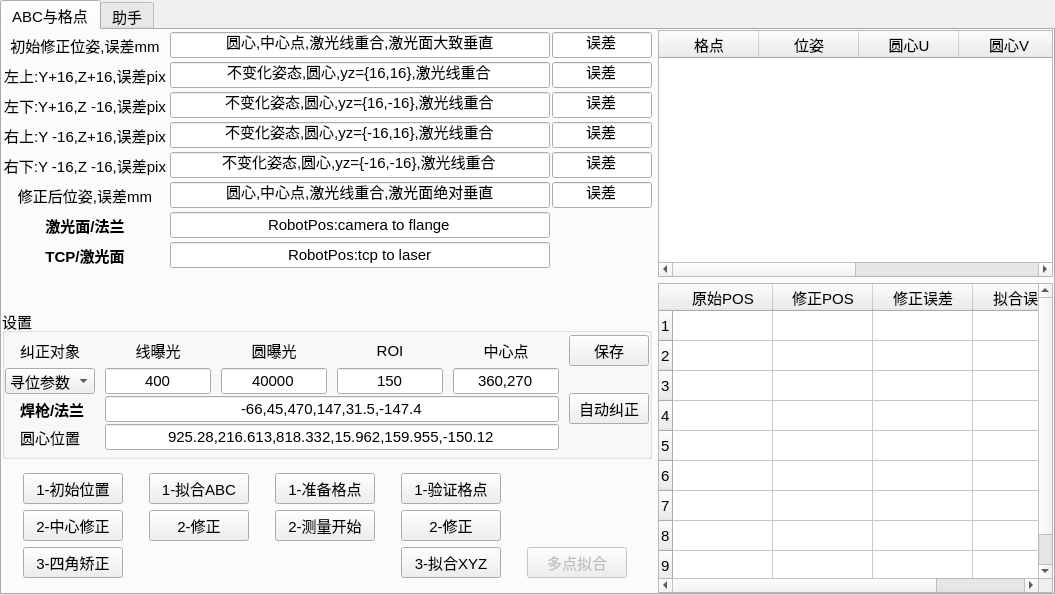
<?xml version="1.0" encoding="UTF-8"?>
<ui version="4.0">
 <class>GridForm</class>
 <widget class="QWidget" name="GridForm">
  <property name="geometry">
   <rect>
    <x>0</x>
    <y>0</y>
    <width>1055</width>
    <height>595</height>
   </rect>
  </property>
  <property name="windowTitle">
   <string>Form</string>
  </property>
  <layout class="QHBoxLayout" name="horizontalLayout">
   <property name="spacing">
    <number>0</number>
   </property>
   <property name="leftMargin">
    <number>0</number>
   </property>
   <property name="topMargin">
    <number>0</number>
   </property>
   <property name="rightMargin">
    <number>0</number>
   </property>
   <property name="bottomMargin">
    <number>0</number>
   </property>
   <item>
    <widget class="QTabWidget" name="tabWidget">
     <property name="font">
      <font>
       <pointsize>11</pointsize>
      </font>
     </property>
     <property name="currentIndex">
      <number>0</number>
     </property>
     <widget class="QWidget" name="tab1">
      <attribute name="title">
       <string>ABC与格点</string>
      </attribute>
      <layout class="QGridLayout" name="gridLayout_3">
       <property name="leftMargin">
        <number>0</number>
       </property>
       <property name="topMargin">
        <number>0</number>
       </property>
       <property name="rightMargin">
        <number>0</number>
       </property>
       <property name="bottomMargin">
        <number>0</number>
       </property>
       <item row="0" column="0">
        <widget class="QWidget" name="widget" native="true">
         <property name="maximumSize">
          <size>
           <width>650</width>
           <height>400</height>
          </size>
         </property>
         <layout class="QGridLayout" name="gridLayout_2">
          <property name="leftMargin">
           <number>0</number>
          </property>
          <property name="topMargin">
           <number>0</number>
          </property>
          <property name="rightMargin">
           <number>0</number>
          </property>
          <property name="bottomMargin">
           <number>0</number>
          </property>
          <property name="spacing">
           <number>2</number>
          </property>
          <item row="5" column="2">
           <widget class="QLineEdit" name="editdis5">
            <property name="maximumSize">
             <size>
              <width>100</width>
              <height>16777215</height>
             </size>
            </property>
            <property name="font">
             <font>
              <pointsize>11</pointsize>
             </font>
            </property>
            <property name="text">
             <string>误差</string>
            </property>
            <property name="alignment">
             <set>Qt::AlignCenter</set>
            </property>
           </widget>
          </item>
          <item row="7" column="0">
           <widget class="QLabel" name="label_17">
            <property name="font">
             <font>
              <pointsize>11</pointsize>
              <weight>75</weight>
              <bold>true</bold>
             </font>
            </property>
            <property name="text">
             <string>TCP/激光面</string>
            </property>
            <property name="alignment">
             <set>Qt::AlignCenter</set>
            </property>
           </widget>
          </item>
          <item row="2" column="1">
           <widget class="QLineEdit" name="editface2">
            <property name="minimumSize">
             <size>
              <width>380</width>
              <height>0</height>
             </size>
            </property>
            <property name="maximumSize">
             <size>
              <width>380</width>
              <height>16777215</height>
             </size>
            </property>
            <property name="font">
             <font>
              <pointsize>11</pointsize>
             </font>
            </property>
            <property name="toolTip">
             <string>不变化姿态,圆心,yz={16,-16},激光线重合</string>
            </property>
            <property name="text">
             <string>不变化姿态,圆心,yz={16,-16},激光线重合</string>
            </property>
            <property name="alignment">
             <set>Qt::AlignCenter</set>
            </property>
           </widget>
          </item>
          <item row="4" column="1">
           <widget class="QLineEdit" name="editface4">
            <property name="minimumSize">
             <size>
              <width>380</width>
              <height>0</height>
             </size>
            </property>
            <property name="maximumSize">
             <size>
              <width>380</width>
              <height>16777215</height>
             </size>
            </property>
            <property name="font">
             <font>
              <pointsize>11</pointsize>
             </font>
            </property>
            <property name="toolTip">
             <string>不变化姿态,圆心,yz={-16,-16},激光线重合</string>
            </property>
            <property name="text">
             <string>不变化姿态,圆心,yz={-16,-16},激光线重合</string>
            </property>
            <property name="alignment">
             <set>Qt::AlignCenter</set>
            </property>
           </widget>
          </item>
          <item row="1" column="2">
           <widget class="QLineEdit" name="editdis1">
            <property name="maximumSize">
             <size>
              <width>100</width>
              <height>16777215</height>
             </size>
            </property>
            <property name="font">
             <font>
              <pointsize>11</pointsize>
             </font>
            </property>
            <property name="text">
             <string>误差</string>
            </property>
            <property name="alignment">
             <set>Qt::AlignCenter</set>
            </property>
           </widget>
          </item>
          <item row="3" column="0">
           <widget class="QLabel" name="label_5">
            <property name="font">
             <font>
              <pointsize>11</pointsize>
             </font>
            </property>
            <property name="text">
             <string>右上:Y -16,Z+16,误差pix</string>
            </property>
            <property name="alignment">
             <set>Qt::AlignCenter</set>
            </property>
           </widget>
          </item>
          <item row="6" column="0">
           <widget class="QLabel" name="label_7">
            <property name="font">
             <font>
              <pointsize>11</pointsize>
              <weight>75</weight>
              <bold>true</bold>
             </font>
            </property>
            <property name="text">
             <string>激光面/法兰</string>
            </property>
            <property name="alignment">
             <set>Qt::AlignCenter</set>
            </property>
           </widget>
          </item>
          <item row="4" column="2">
           <widget class="QLineEdit" name="editdis4">
            <property name="maximumSize">
             <size>
              <width>100</width>
              <height>16777215</height>
             </size>
            </property>
            <property name="font">
             <font>
              <pointsize>11</pointsize>
             </font>
            </property>
            <property name="text">
             <string>误差</string>
            </property>
            <property name="alignment">
             <set>Qt::AlignCenter</set>
            </property>
           </widget>
          </item>
          <item row="2" column="0">
           <widget class="QLabel" name="label_4">
            <property name="font">
             <font>
              <pointsize>11</pointsize>
             </font>
            </property>
            <property name="text">
             <string>左下:Y+16,Z -16,误差pix</string>
            </property>
            <property name="alignment">
             <set>Qt::AlignCenter</set>
            </property>
           </widget>
          </item>
          <item row="5" column="0">
           <widget class="QLabel" name="label_20">
            <property name="font">
             <font>
              <pointsize>11</pointsize>
             </font>
            </property>
            <property name="text">
             <string>修正后位姿,误差mm</string>
            </property>
            <property name="alignment">
             <set>Qt::AlignCenter</set>
            </property>
           </widget>
          </item>
          <item row="0" column="0">
           <widget class="QLabel" name="label_19">
            <property name="font">
             <font>
              <pointsize>11</pointsize>
             </font>
            </property>
            <property name="text">
             <string>初始修正位姿,误差mm</string>
            </property>
            <property name="alignment">
             <set>Qt::AlignCenter</set>
            </property>
           </widget>
          </item>
          <item row="3" column="2">
           <widget class="QLineEdit" name="editdis3">
            <property name="maximumSize">
             <size>
              <width>100</width>
              <height>16777215</height>
             </size>
            </property>
            <property name="font">
             <font>
              <pointsize>11</pointsize>
             </font>
            </property>
            <property name="text">
             <string>误差</string>
            </property>
            <property name="alignment">
             <set>Qt::AlignCenter</set>
            </property>
           </widget>
          </item>
          <item row="6" column="1">
           <widget class="QLineEdit" name="editc2f">
            <property name="minimumSize">
             <size>
              <width>380</width>
              <height>0</height>
             </size>
            </property>
            <property name="maximumSize">
             <size>
              <width>380</width>
              <height>16777215</height>
             </size>
            </property>
            <property name="font">
             <font>
              <pointsize>11</pointsize>
             </font>
            </property>
            <property name="toolTip">
             <string>激光面坐标系相对法兰的RobotPos</string>
            </property>
            <property name="text">
             <string>RobotPos:camera to flange</string>
            </property>
            <property name="alignment">
             <set>Qt::AlignCenter</set>
            </property>
           </widget>
          </item>
          <item row="1" column="1">
           <widget class="QLineEdit" name="editface1">
            <property name="minimumSize">
             <size>
              <width>380</width>
              <height>0</height>
             </size>
            </property>
            <property name="maximumSize">
             <size>
              <width>380</width>
              <height>16777215</height>
             </size>
            </property>
            <property name="font">
             <font>
              <pointsize>11</pointsize>
             </font>
            </property>
            <property name="toolTip">
             <string>不变化姿态,圆心,yz={16,16},激光线重合</string>
            </property>
            <property name="text">
             <string>不变化姿态,圆心,yz={16,16},激光线重合</string>
            </property>
            <property name="alignment">
             <set>Qt::AlignCenter</set>
            </property>
           </widget>
          </item>
          <item row="7" column="1">
           <widget class="QLineEdit" name="editt2c">
            <property name="minimumSize">
             <size>
              <width>380</width>
              <height>0</height>
             </size>
            </property>
            <property name="maximumSize">
             <size>
              <width>380</width>
              <height>16777215</height>
             </size>
            </property>
            <property name="font">
             <font>
              <pointsize>11</pointsize>
             </font>
            </property>
            <property name="toolTip">
             <string>TCP点相对激光面坐标系的RobotPos</string>
            </property>
            <property name="text">
             <string>RobotPos:tcp to laser</string>
            </property>
            <property name="alignment">
             <set>Qt::AlignCenter</set>
            </property>
           </widget>
          </item>
          <item row="0" column="1">
           <widget class="QLineEdit" name="editface0">
            <property name="minimumSize">
             <size>
              <width>380</width>
              <height>0</height>
             </size>
            </property>
            <property name="maximumSize">
             <size>
              <width>380</width>
              <height>16777215</height>
             </size>
            </property>
            <property name="font">
             <font>
              <pointsize>11</pointsize>
             </font>
            </property>
            <property name="toolTip">
             <string>圆心,中心点,激光线重合,激光面大致垂直</string>
            </property>
            <property name="text">
             <string>圆心,中心点,激光线重合,激光面大致垂直</string>
            </property>
            <property name="alignment">
             <set>Qt::AlignCenter</set>
            </property>
           </widget>
          </item>
          <item row="5" column="1">
           <widget class="QLineEdit" name="editface">
            <property name="minimumSize">
             <size>
              <width>380</width>
              <height>0</height>
             </size>
            </property>
            <property name="maximumSize">
             <size>
              <width>380</width>
              <height>16777215</height>
             </size>
            </property>
            <property name="font">
             <font>
              <pointsize>11</pointsize>
             </font>
            </property>
            <property name="toolTip">
             <string>圆心,中心点,激光线重合,激光面绝对垂直</string>
            </property>
            <property name="text">
             <string>圆心,中心点,激光线重合,激光面绝对垂直</string>
            </property>
            <property name="alignment">
             <set>Qt::AlignCenter</set>
            </property>
           </widget>
          </item>
          <item row="4" column="0">
           <widget class="QLabel" name="label_6">
            <property name="font">
             <font>
              <pointsize>11</pointsize>
             </font>
            </property>
            <property name="text">
             <string>右下:Y -16,Z -16,误差pix</string>
            </property>
            <property name="alignment">
             <set>Qt::AlignCenter</set>
            </property>
           </widget>
          </item>
          <item row="2" column="2">
           <widget class="QLineEdit" name="editdis2">
            <property name="maximumSize">
             <size>
              <width>100</width>
              <height>16777215</height>
             </size>
            </property>
            <property name="font">
             <font>
              <pointsize>11</pointsize>
             </font>
            </property>
            <property name="text">
             <string>误差</string>
            </property>
            <property name="alignment">
             <set>Qt::AlignCenter</set>
            </property>
           </widget>
          </item>
          <item row="3" column="1">
           <widget class="QLineEdit" name="editface3">
            <property name="minimumSize">
             <size>
              <width>380</width>
              <height>0</height>
             </size>
            </property>
            <property name="maximumSize">
             <size>
              <width>380</width>
              <height>16777215</height>
             </size>
            </property>
            <property name="font">
             <font>
              <pointsize>11</pointsize>
             </font>
            </property>
            <property name="toolTip">
             <string>不变化姿态,圆心,yz={-16,16},激光线重合</string>
            </property>
            <property name="text">
             <string>不变化姿态,圆心,yz={-16,16},激光线重合</string>
            </property>
            <property name="alignment">
             <set>Qt::AlignCenter</set>
            </property>
           </widget>
          </item>
          <item row="0" column="2">
           <widget class="QLineEdit" name="editdis0">
            <property name="maximumSize">
             <size>
              <width>100</width>
              <height>16777215</height>
             </size>
            </property>
            <property name="font">
             <font>
              <pointsize>11</pointsize>
             </font>
            </property>
            <property name="text">
             <string>误差</string>
            </property>
            <property name="alignment">
             <set>Qt::AlignCenter</set>
            </property>
           </widget>
          </item>
          <item row="1" column="0">
           <widget class="QLabel" name="label_3">
            <property name="font">
             <font>
              <pointsize>11</pointsize>
             </font>
            </property>
            <property name="text">
             <string>左上:Y+16,Z+16,误差pix</string>
            </property>
            <property name="alignment">
             <set>Qt::AlignCenter</set>
            </property>
           </widget>
          </item>
         </layout>
        </widget>
       </item>
       <item row="0" column="1">
        <widget class="QTableWidget" name="twtgrid">
         <property name="maximumSize">
          <size>
           <width>16777215</width>
           <height>400</height>
          </size>
         </property>
         <property name="font">
          <font>
           <pointsize>11</pointsize>
          </font>
         </property>
         <column>
          <property name="text">
           <string>格点</string>
          </property>
         </column>
         <column>
          <property name="text">
           <string>位姿</string>
          </property>
         </column>
         <column>
          <property name="text">
           <string>圆心U</string>
          </property>
         </column>
         <column>
          <property name="text">
           <string>圆心V</string>
          </property>
         </column>
         <column>
          <property name="text">
           <string>y偏差</string>
          </property>
         </column>
         <column>
          <property name="text">
           <string>z偏差</string>
          </property>
         </column>
        </widget>
       </item>
       <item row="1" column="0">
        <widget class="QGroupBox" name="groupBox">
         <property name="minimumSize">
          <size>
           <width>0</width>
           <height>150</height>
          </size>
         </property>
         <property name="maximumSize">
          <size>
           <width>650</width>
           <height>120</height>
          </size>
         </property>
         <property name="title">
          <string>设置</string>
         </property>
         <layout class="QGridLayout" name="gridLayout">
          <property name="leftMargin">
           <number>0</number>
          </property>
          <property name="topMargin">
           <number>0</number>
          </property>
          <property name="rightMargin">
           <number>0</number>
          </property>
          <property name="bottomMargin">
           <number>0</number>
          </property>
          <property name="horizontalSpacing">
           <number>10</number>
          </property>
          <property name="verticalSpacing">
           <number>0</number>
          </property>
          <item row="0" column="0">
           <widget class="QLabel" name="label_12">
            <property name="font">
             <font>
              <pointsize>11</pointsize>
             </font>
            </property>
            <property name="text">
             <string>纠正对象</string>
            </property>
            <property name="alignment">
             <set>Qt::AlignCenter</set>
            </property>
           </widget>
          </item>
          <item row="0" column="1">
           <widget class="QLabel" name="label_16">
            <property name="font">
             <font>
              <pointsize>11</pointsize>
             </font>
            </property>
            <property name="text">
             <string>线曝光</string>
            </property>
            <property name="alignment">
             <set>Qt::AlignCenter</set>
            </property>
           </widget>
          </item>
          <item row="0" column="2">
           <widget class="QLabel" name="label_10">
            <property name="font">
             <font>
              <pointsize>11</pointsize>
             </font>
            </property>
            <property name="text">
             <string>圆曝光</string>
            </property>
            <property name="alignment">
             <set>Qt::AlignCenter</set>
            </property>
           </widget>
          </item>
          <item row="0" column="3">
           <widget class="QLabel" name="label_8">
            <property name="font">
             <font>
              <pointsize>11</pointsize>
             </font>
            </property>
            <property name="text">
             <string>ROI</string>
            </property>
            <property name="alignment">
             <set>Qt::AlignCenter</set>
            </property>
           </widget>
          </item>
          <item row="0" column="4">
           <widget class="QLabel" name="label_9">
            <property name="font">
             <font>
              <pointsize>11</pointsize>
             </font>
            </property>
            <property name="text">
             <string>中心点</string>
            </property>
            <property name="alignment">
             <set>Qt::AlignCenter</set>
            </property>
           </widget>
          </item>
          <item row="0" column="5">
           <widget class="QPushButton" name="btnsave">
            <property name="font">
             <font>
              <pointsize>11</pointsize>
             </font>
            </property>
            <property name="text">
             <string>保存</string>
            </property>
           </widget>
          </item>
          <item row="1" column="0">
           <widget class="QComboBox" name="comboBox">
            <item>
             <property name="text">
              <string>寻位参数</string>
             </property>
            </item>
            <item>
             <property name="text">
              <string>跟踪参数</string>
             </property>
            </item>
           </widget>
          </item>
          <item row="1" column="1">
           <widget class="QLineEdit" name="editline">
            <property name="font">
             <font>
              <pointsize>11</pointsize>
             </font>
            </property>
            <property name="text">
             <string>400</string>
            </property>
            <property name="alignment">
             <set>Qt::AlignCenter</set>
            </property>
           </widget>
          </item>
          <item row="1" column="2">
           <widget class="QLineEdit" name="editcicle">
            <property name="font">
             <font>
              <pointsize>11</pointsize>
             </font>
            </property>
            <property name="text">
             <string>40000</string>
            </property>
            <property name="alignment">
             <set>Qt::AlignCenter</set>
            </property>
           </widget>
          </item>
          <item row="1" column="3">
           <widget class="QLineEdit" name="editRoi">
            <property name="font">
             <font>
              <pointsize>11</pointsize>
             </font>
            </property>
            <property name="text">
             <string>150</string>
            </property>
            <property name="alignment">
             <set>Qt::AlignCenter</set>
            </property>
           </widget>
          </item>
          <item row="1" column="4">
           <widget class="QLineEdit" name="editcenter">
            <property name="font">
             <font>
              <pointsize>11</pointsize>
             </font>
            </property>
            <property name="text">
             <string>360,270</string>
            </property>
            <property name="alignment">
             <set>Qt::AlignCenter</set>
            </property>
           </widget>
          </item>
          <item row="2" column="0">
           <widget class="QLabel" name="label">
            <property name="font">
             <font>
              <pointsize>11</pointsize>
              <weight>75</weight>
              <bold>true</bold>
             </font>
            </property>
            <property name="text">
             <string> 焊枪/法兰</string>
            </property>
            <property name="alignment">
             <set>Qt::AlignCenter</set>
            </property>
           </widget>
          </item>
          <item row="2" column="1" colspan="4">
           <widget class="QLineEdit" name="edithq2fl">
            <property name="minimumSize">
             <size>
              <width>380</width>
              <height>0</height>
             </size>
            </property>
            <property name="maximumSize">
             <size>
              <width>888</width>
              <height>16777215</height>
             </size>
            </property>
            <property name="font">
             <font>
              <pointsize>11</pointsize>
             </font>
            </property>
            <property name="text">
             <string>-66,45,470,147,31.5,-147.4</string>
            </property>
            <property name="alignment">
             <set>Qt::AlignCenter</set>
            </property>
           </widget>
          </item>
          <item row="3" column="1" colspan="4">
           <widget class="QLineEdit" name="editctpos">
            <property name="minimumSize">
             <size>
              <width>380</width>
              <height>0</height>
             </size>
            </property>
            <property name="maximumSize">
             <size>
              <width>888</width>
              <height>16777215</height>
             </size>
            </property>
            <property name="font">
             <font>
              <pointsize>11</pointsize>
             </font>
            </property>
            <property name="toolTip">
             <string>不改变机器人姿态,焊枪头对准圆心</string>
            </property>
            <property name="text">
             <string>925.28,216.613,818.332,15.962,159.955,-150.12</string>
            </property>
            <property name="alignment">
             <set>Qt::AlignCenter</set>
            </property>
           </widget>
          </item>
          <item row="3" column="0">
           <widget class="QLabel" name="label_2">
            <property name="font">
             <font>
              <pointsize>11</pointsize>
             </font>
            </property>
            <property name="text">
             <string>圆心位置</string>
            </property>
            <property name="alignment">
             <set>Qt::AlignCenter</set>
            </property>
           </widget>
          </item>
          <item row="1" column="5" rowspan="3">
           <widget class="QPushButton" name="autoWork">
            <property name="font">
             <font>
              <pointsize>11</pointsize>
             </font>
            </property>
            <property name="text">
             <string>自动纠正</string>
            </property>
           </widget>
          </item>
         </layout>
        </widget>
       </item>
       <item row="1" column="1" rowspan="2">
        <widget class="QTableWidget" name="twtball">
         <property name="minimumSize">
          <size>
           <width>0</width>
           <height>310</height>
          </size>
         </property>
         <property name="maximumSize">
          <size>
           <width>16777215</width>
           <height>310</height>
          </size>
         </property>
         <property name="font">
          <font>
           <pointsize>11</pointsize>
          </font>
         </property>
         <row>
          <property name="text">
           <string>1</string>
          </property>
         </row>
         <row>
          <property name="text">
           <string>2</string>
          </property>
         </row>
         <row>
          <property name="text">
           <string>3</string>
          </property>
         </row>
         <row>
          <property name="text">
           <string>4</string>
          </property>
         </row>
         <row>
          <property name="text">
           <string>5</string>
          </property>
         </row>
         <row>
          <property name="text">
           <string>6</string>
          </property>
         </row>
         <row>
          <property name="text">
           <string>7</string>
          </property>
         </row>
         <row>
          <property name="text">
           <string>8</string>
          </property>
         </row>
         <row>
          <property name="text">
           <string>9</string>
          </property>
         </row>
         <column>
          <property name="text">
           <string>原始POS</string>
          </property>
         </column>
         <column>
          <property name="text">
           <string>修正POS</string>
          </property>
         </column>
         <column>
          <property name="text">
           <string>修正误差</string>
          </property>
         </column>
         <column>
          <property name="text">
           <string>拟合误差</string>
          </property>
         </column>
        </widget>
       </item>
       <item row="2" column="0">
        <widget class="QWidget" name="widget_2" native="true">
         <property name="minimumSize">
          <size>
           <width>0</width>
           <height>120</height>
          </size>
         </property>
         <property name="maximumSize">
          <size>
           <width>650</width>
           <height>120</height>
          </size>
         </property>
         <layout class="QGridLayout" name="gridLayout_5">
          <property name="leftMargin">
           <number>0</number>
          </property>
          <property name="topMargin">
           <number>0</number>
          </property>
          <property name="rightMargin">
           <number>0</number>
          </property>
          <property name="bottomMargin">
           <number>0</number>
          </property>
          <property name="horizontalSpacing">
           <number>5</number>
          </property>
          <property name="verticalSpacing">
           <number>0</number>
          </property>
          <item row="2" column="4">
           <widget class="QPushButton" name="btnnihe_2">
            <property name="enabled">
             <bool>false</bool>
            </property>
            <property name="minimumSize">
             <size>
              <width>100</width>
              <height>0</height>
             </size>
            </property>
            <property name="maximumSize">
             <size>
              <width>100</width>
              <height>16777215</height>
             </size>
            </property>
            <property name="font">
             <font>
              <pointsize>11</pointsize>
             </font>
            </property>
            <property name="text">
             <string>多点拟合</string>
            </property>
           </widget>
          </item>
          <item row="0" column="0">
           <widget class="QPushButton" name="btnBasePos">
            <property name="minimumSize">
             <size>
              <width>100</width>
              <height>0</height>
             </size>
            </property>
            <property name="maximumSize">
             <size>
              <width>100</width>
              <height>16777215</height>
             </size>
            </property>
            <property name="font">
             <font>
              <pointsize>11</pointsize>
             </font>
            </property>
            <property name="text">
             <string>1-初始位置</string>
            </property>
           </widget>
          </item>
          <item row="0" column="1">
           <widget class="QPushButton" name="btn4p2abc">
            <property name="minimumSize">
             <size>
              <width>100</width>
              <height>0</height>
             </size>
            </property>
            <property name="maximumSize">
             <size>
              <width>100</width>
              <height>16777215</height>
             </size>
            </property>
            <property name="font">
             <font>
              <pointsize>11</pointsize>
             </font>
            </property>
            <property name="text">
             <string>1-拟合ABC</string>
            </property>
           </widget>
          </item>
          <item row="0" column="2">
           <widget class="QPushButton" name="initGrid">
            <property name="minimumSize">
             <size>
              <width>100</width>
              <height>0</height>
             </size>
            </property>
            <property name="maximumSize">
             <size>
              <width>100</width>
              <height>16777215</height>
             </size>
            </property>
            <property name="font">
             <font>
              <pointsize>11</pointsize>
             </font>
            </property>
            <property name="text">
             <string>1-准备格点</string>
            </property>
           </widget>
          </item>
          <item row="0" column="3">
           <widget class="QPushButton" name="checkGrid">
            <property name="minimumSize">
             <size>
              <width>100</width>
              <height>0</height>
             </size>
            </property>
            <property name="maximumSize">
             <size>
              <width>100</width>
              <height>16777215</height>
             </size>
            </property>
            <property name="font">
             <font>
              <pointsize>11</pointsize>
             </font>
            </property>
            <property name="text">
             <string>1-验证格点</string>
            </property>
           </widget>
          </item>
          <item row="1" column="0">
           <widget class="QPushButton" name="btnface">
            <property name="minimumSize">
             <size>
              <width>100</width>
              <height>0</height>
             </size>
            </property>
            <property name="maximumSize">
             <size>
              <width>100</width>
              <height>16777215</height>
             </size>
            </property>
            <property name="font">
             <font>
              <pointsize>11</pointsize>
             </font>
            </property>
            <property name="text">
             <string>2-中心修正</string>
            </property>
           </widget>
          </item>
          <item row="1" column="1">
           <widget class="QPushButton" name="btn4p2abc_2">
            <property name="minimumSize">
             <size>
              <width>100</width>
              <height>0</height>
             </size>
            </property>
            <property name="maximumSize">
             <size>
              <width>100</width>
              <height>16777215</height>
             </size>
            </property>
            <property name="font">
             <font>
              <pointsize>11</pointsize>
             </font>
            </property>
            <property name="text">
             <string>2-修正</string>
            </property>
           </widget>
          </item>
          <item row="1" column="2">
           <widget class="QPushButton" name="btnGrid">
            <property name="minimumSize">
             <size>
              <width>100</width>
              <height>0</height>
             </size>
            </property>
            <property name="maximumSize">
             <size>
              <width>100</width>
              <height>16777215</height>
             </size>
            </property>
            <property name="font">
             <font>
              <pointsize>11</pointsize>
             </font>
            </property>
            <property name="text">
             <string>2-测量开始</string>
            </property>
           </widget>
          </item>
          <item row="2" column="0">
           <widget class="QPushButton" name="btn4p">
            <property name="minimumSize">
             <size>
              <width>100</width>
              <height>0</height>
             </size>
            </property>
            <property name="maximumSize">
             <size>
              <width>100</width>
              <height>16777215</height>
             </size>
            </property>
            <property name="font">
             <font>
              <pointsize>11</pointsize>
             </font>
            </property>
            <property name="text">
             <string>3-四角矫正</string>
            </property>
           </widget>
          </item>
          <item row="1" column="3">
           <widget class="QPushButton" name="btnxz">
            <property name="minimumSize">
             <size>
              <width>100</width>
              <height>0</height>
             </size>
            </property>
            <property name="maximumSize">
             <size>
              <width>100</width>
              <height>16777215</height>
             </size>
            </property>
            <property name="font">
             <font>
              <pointsize>11</pointsize>
             </font>
            </property>
            <property name="text">
             <string>2-修正</string>
            </property>
           </widget>
          </item>
          <item row="2" column="3">
           <widget class="QPushButton" name="btnnihe">
            <property name="minimumSize">
             <size>
              <width>100</width>
              <height>0</height>
             </size>
            </property>
            <property name="maximumSize">
             <size>
              <width>100</width>
              <height>16777215</height>
             </size>
            </property>
            <property name="font">
             <font>
              <pointsize>11</pointsize>
             </font>
            </property>
            <property name="text">
             <string>3-拟合XYZ</string>
            </property>
           </widget>
          </item>
         </layout>
        </widget>
       </item>
      </layout>
     </widget>
     <widget class="QWidget" name="tab_2">
      <attribute name="title">
       <string>助手</string>
      </attribute>
      <widget class="QLabel" name="label_11">
       <property name="geometry">
        <rect>
         <x>6</x>
         <y>50</y>
         <width>80</width>
         <height>29</height>
        </rect>
       </property>
       <property name="text">
        <string>X</string>
       </property>
       <property name="alignment">
        <set>Qt::AlignCenter</set>
       </property>
      </widget>
      <widget class="QLineEdit" name="temp2">
       <property name="geometry">
        <rect>
         <x>100</x>
         <y>50</y>
         <width>471</width>
         <height>29</height>
        </rect>
       </property>
      </widget>
      <widget class="QLabel" name="label_13">
       <property name="geometry">
        <rect>
         <x>16</x>
         <y>130</y>
         <width>61</width>
         <height>29</height>
        </rect>
       </property>
       <property name="text">
        <string>X</string>
       </property>
       <property name="alignment">
        <set>Qt::AlignCenter</set>
       </property>
      </widget>
      <widget class="QLabel" name="label_14">
       <property name="geometry">
        <rect>
         <x>10</x>
         <y>90</y>
         <width>71</width>
         <height>29</height>
        </rect>
       </property>
       <property name="text">
        <string>X</string>
       </property>
       <property name="alignment">
        <set>Qt::AlignCenter</set>
       </property>
      </widget>
      <widget class="QPushButton" name="mathBtn">
       <property name="geometry">
        <rect>
         <x>6</x>
         <y>167</y>
         <width>80</width>
         <height>36</height>
        </rect>
       </property>
       <property name="text">
        <string>算</string>
       </property>
      </widget>
      <widget class="QLabel" name="label_15">
       <property name="geometry">
        <rect>
         <x>6</x>
         <y>13</y>
         <width>80</width>
         <height>29</height>
        </rect>
       </property>
       <property name="text">
        <string>P0</string>
       </property>
       <property name="alignment">
        <set>Qt::AlignCenter</set>
       </property>
      </widget>
      <widget class="QLineEdit" name="temp3">
       <property name="geometry">
        <rect>
         <x>100</x>
         <y>90</y>
         <width>471</width>
         <height>29</height>
        </rect>
       </property>
      </widget>
      <widget class="QLineEdit" name="temp4">
       <property name="geometry">
        <rect>
         <x>100</x>
         <y>130</y>
         <width>471</width>
         <height>29</height>
        </rect>
       </property>
      </widget>
      <widget class="QLineEdit" name="temp1">
       <property name="geometry">
        <rect>
         <x>100</x>
         <y>13</y>
         <width>471</width>
         <height>29</height>
        </rect>
       </property>
      </widget>
      <widget class="QLineEdit" name="temp5">
       <property name="geometry">
        <rect>
         <x>100</x>
         <y>170</y>
         <width>471</width>
         <height>29</height>
        </rect>
       </property>
      </widget>
      <widget class="QPushButton" name="pushButton_8">
       <property name="geometry">
        <rect>
         <x>30</x>
         <y>310</y>
         <width>106</width>
         <height>30</height>
        </rect>
       </property>
       <property name="text">
        <string>autoSpeed</string>
       </property>
      </widget>
      <widget class="QPushButton" name="testAir">
       <property name="geometry">
        <rect>
         <x>20</x>
         <y>270</y>
         <width>106</width>
         <height>30</height>
        </rect>
       </property>
       <property name="text">
        <string>测试气阀</string>
       </property>
      </widget>
      <widget class="QPushButton" name="btnLocation">
       <property name="geometry">
        <rect>
         <x>30</x>
         <y>350</y>
         <width>101</width>
         <height>31</height>
        </rect>
       </property>
       <property name="font">
        <font>
         <pointsize>11</pointsize>
        </font>
       </property>
       <property name="text">
        <string>传感器检测</string>
       </property>
      </widget>
      <widget class="QCheckBox" name="cbx_zyx4">
       <property name="geometry">
        <rect>
         <x>580</x>
         <y>130</y>
         <width>71</width>
         <height>23</height>
        </rect>
       </property>
       <property name="text">
        <string>zyx</string>
       </property>
      </widget>
     </widget>
    </widget>
   </item>
  </layout>
 </widget>
 <resources/>
 <connections/>
</ui>
